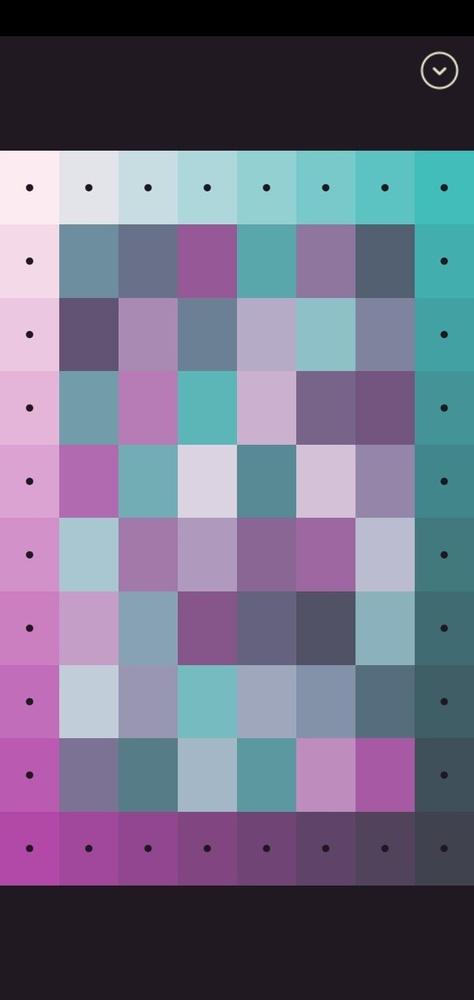
#> input picture images/default-2021-12-07-205120.jpeg, 474 x 1000 px, shrunk from 720 x 1520 before the run
$ python -i image_manipulation.py   (imports and definitions only)
#> lines starting #> are read from the running program, lines starting #| are printed output that depends on the picture; after the words box and inside, x2 and y2 are one past the last pixel; in counts of white or black regions, pixels touching at a corner belong together
### src/fourier_analysis.py
import numpy as np
import typing


def get_major_frequencies_from_matrix(m: np.ndarray) -> typing.Tuple[float]:
    # We do this by taking the one-pixel-shifted-differences as a simple edge-detector
    # and then analyse the main frequencies in row and columns.
    # The first value returned is the main frequency along the first dimension, so along
    # the rows, going from top to bottom. The second frequency vice versa.
    # More precisely: For M in (m x n), we return f_m, f_n such.
    # Previous version was taking the mean for the respective axis, but that produced
    # twice the critical frequency, as you had the small dots in there as well and the
    # factor of 0.5 was dependent on there being dots in every row and in every column.
    # return (
    #     0.5 * _get_major_frequency_from_array(m.mean(axis=1)),
    #     0.5 * _get_major_frequency_from_array(m.mean(axis=0)),
    # )
    # Working version emphasises the differences by squaring the input:
    return (
        _get_major_frequency_from_array(m[:, 5] ** 2),
        _get_major_frequency_from_array(m[5, :] ** 2),
    )

def _get_major_frequency_from_array(arr: np.ndarray, ignore_constant=True) -> float:
    # Do the FFT, standard control theory notation:
    A = np.fft.fft(arr)
    frequencies = np.fft.fftfreq(len(A), d=1/len(arr))
    amplitudes = np.abs(A)
    N = len(A) // 2

    # Resize the arrays to only contain the positive frequencies:
    amplitudes = amplitudes[:N]
    frequencies = frequencies[:N]

    # In some cases we want to get the first harmonic and ignore the constant offset.
    if ignore_constant:
        amplitudes[0] = 0

    # Return the frequency for the maximal amplitude:
    return frequencies[np.argmax(amplitudes)]

### src/image_manipulation.py
import logging
import numpy as np
from typing import List, Tuple
from PIL import Image as PILImage
from PIL import ImageFilter as PILImageFilter

from .fourier_analysis import get_major_frequencies_from_matrix

# Set up logging:
console_handler = logging.StreamHandler()
# [1 line not run here, left out]
logger = logging.getLogger('image_manipulation')
# [2 lines not run here, left out]
logger.propagate = False


class Image(object):
    # VERY ingenuous class name for a class to handle all things related to an image,
    # like loading, cutting it to size and extracting the amount of tiles, fixed and moveable.

    def __init__(self, file_name) -> None:
        self.file_name = file_name
        self.image = self.cut_to_size(
            self.load_image(file_name)
        )

        self.tiling = self.count_tiling(self.image)
        self.fixed_tiles = self.get_fixed_tile_positions()
        self.tile_colours = self.get_tile_colours()

        super().__init__()

    @staticmethod
    def load_image(file_name: str) -> PILImage:
#> called with file_name = '../images/default-2021-12-07-205120.jpeg'
        im = PILImage.open(file_name)
#> im is the input picture: PIL image 474x1000 RGB; mean R, G, B 110.1, 108.7, 131.2
        logger.info(f'Filename {file_name} loaded.\n      Format: {im.size}, {im.format}, {im.mode}')
        return im

    @staticmethod
    def cut_to_size(image: PILImage) -> PILImage:
        # Takes a matplotlib-image and cuts it to size by removing the dark parts
        # which are top and bottom of the image.
        # Returns a matplotlib-image again, which should only contain the tiles.
        pix = np.asarray(image)

        for pixel in get_background_pixels(pix):
            single_colour_rows = is_single_colour(
                pix,
                target_colour=pixel,
                majority_vote_threshold=0.95,
            )
            pix = pix[~single_colour_rows, :, :]

            logger.debug(f'Cut image to size: {pix.shape}, removed all lines with colour {pixel}.')
#> this loop made 2 passes
#> (pixel, aggregation_axis in is_single_colour) on passes 1 to 2: ([0, 0, 0], 1), ([32, 25, 33], 1)
#> pass 1, in is_single_colour, `delta_colour = np.abs(matrix.astype(int) - target_colour).mean(axis=2)`:
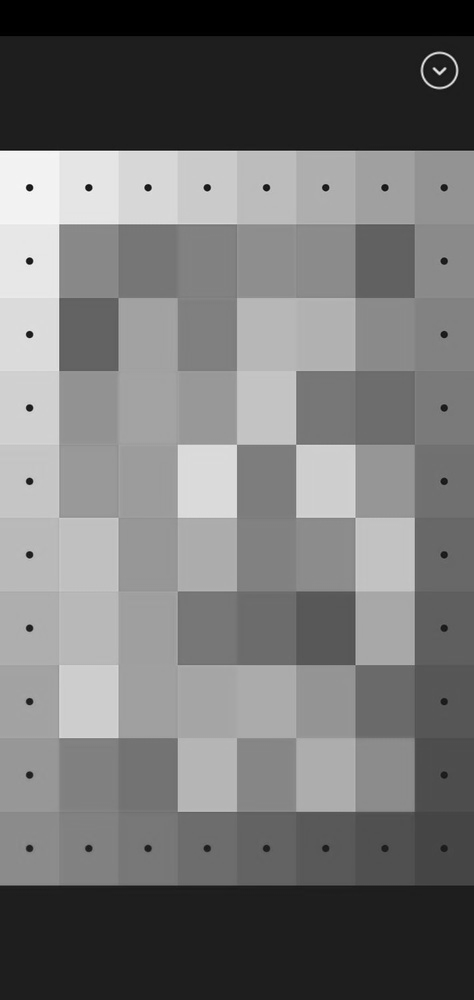
#> delta_colour: shape (1000, 474) float64; min 0, max 253.7, mean 116.7
#> pass 1, in is_single_colour, `matches = delta_colour <= colour_distance_threshold`:
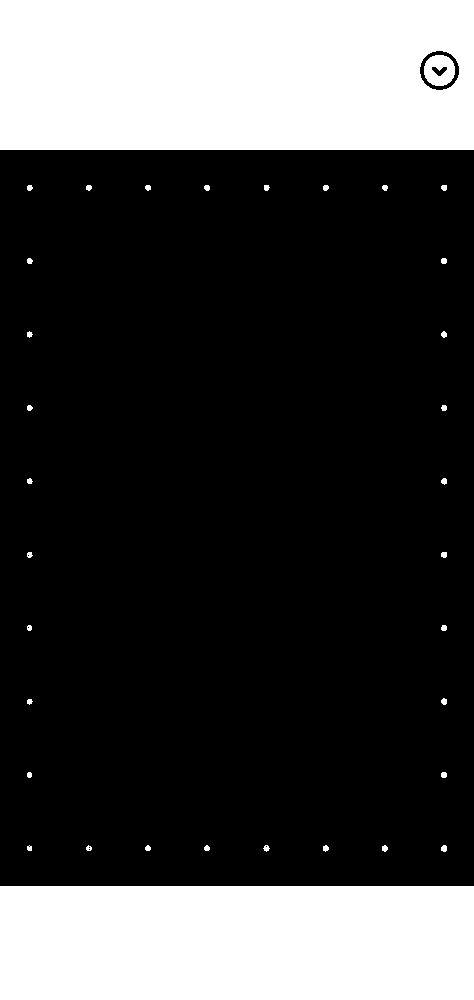
#> matches: shape (1000, 474) bool; 26.5% white; 35 white regions, largest, box (x1, y1, x2, y2) and area: (0, 0, 474, 150) 69908, (0, 886, 474, 1000) 54036, (424, 55, 455, 86) 704
#> pass 1, in cut_to_size, `pix = pix[~single_colour_rows, :, :]`:
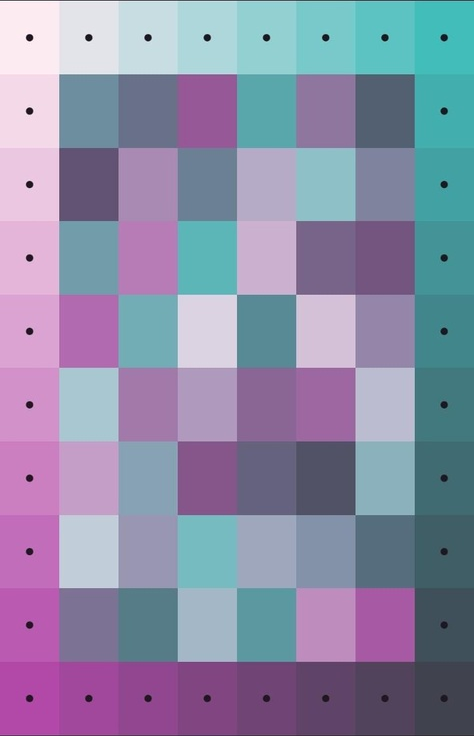
#> pix: shape (736, 474, 3); mean R, G, B 139.6, 139.8, 167.9
#> pass 2, in is_single_colour (call 2), `delta_colour = np.abs(matrix.astype(int) - target_colour).mean(axis=2)`:
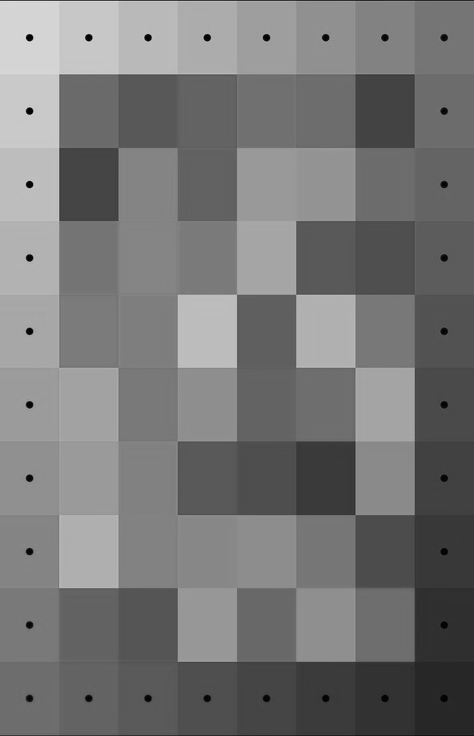
#> delta_colour: shape (736, 474) float64; min 1, max 223.7, mean 119.1

        return PILImage.fromarray(pix)

    @staticmethod
    def count_tiling(image: PILImage) -> List[int]:
        # Takes an image and by counting the different colours per row and column
        # determines the amount of different tiles we have.
        # We have to do this with a Fourier-analysis of the rows/columns, as the screenshots
        # come in as lossily compressed images with lots of noise.
        # As we want to look at colour changes, we take the man colour values as indicator for that.
        filtered_matrix = np.asarray(
            image.filter(PILImageFilter.FIND_EDGES)
        ).mean(axis=2)
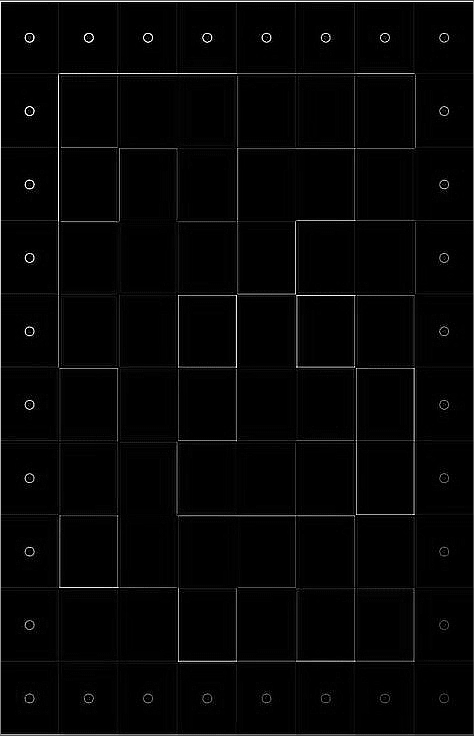
#> filtered_matrix: shape (736, 474) float64; min 0, max 255, mean 5.4

        # Get the main frequencies and round them, to get the tiling count:
        tiling = [int(round(f)) for f in get_major_frequencies_from_matrix(filtered_matrix)]
#> in _get_major_frequency_from_array, `frequencies = np.fft.fftfreq(len(A), d=1/len(arr))`: frequencies = 736 values, max 367 at index 367, min -368 at index 368, mean -0.5
#> in _get_major_frequency_from_array, `amplitudes = np.abs(A)`: amplitudes = 736 values, max 131189.6 at index 0, min 23742.2 at index 361, mean 70098.9
#> in _get_major_frequency_from_array, `N = len(A) // 2`: N = 368
#> in _get_major_frequency_from_array, `amplitudes = amplitudes[:N]`: amplitudes = 368 values, max 131189.6 at index 0, min 23742.2 at index 361, mean 70237.1
#> in _get_major_frequency_from_array, `frequencies = frequencies[:N]`: frequencies = 368 values from 0 to 367
#> tiling = [10, 8]
#> in __init__, `self.tiling = self.count_tiling(self.image)`: self.tiling = [8, 10]

        logger.info(f'Detected tiling: {tiling[-1::-1]}.')

        # However, the axis-order is flipped between PIL and numpy, so we flip it around:
        return [tiling[1], tiling[0]]

    def get_tile(self, tile_x: int, tile_y: int) -> PILImage:
        # Returns an image of the tile at position (x_pos, y_pos).
        # We are using the axis-ordering from PIL.
        # First calculate the corner points of the respective rectangle:
#> called with tile_x = 0, tile_y = 0
        column_width = self.image.size[0] / self.tiling[0]
#> column_width = 59.25
        row_width = self.image.size[1] / self.tiling[1]
#> row_width = 73.6
        left = tile_x * column_width
#> left = 0
        upper = tile_y * row_width
#> upper = 0
        right = (tile_x + 1) * column_width
#> right = 59.25
        lower = (tile_y + 1) * row_width
#> lower = 73.6
        return self.image.crop((left, upper, right, lower))

    def get_fixed_tile_positions(self) -> List[Tuple[int, int]]:
        # From the image and based on the tiling-information, determine which of the tiles are
        # fixed and which are movable. The fixed ones have a dark spot in the middle.
        # The dark dots have pixel colour values in the 30's and it can be assumed that there is
        # a certain colour-distance to the rest of the somewhat uniformly coloured tile.
        fixed_tiles = [
            (i, j)
            for j in range(self.tiling[1])
            for i in range(self.tiling[0])
            if self.tile_has_dot(
                self.get_tile(i, j)
            )
        ]

        logger.info(f'Detected {len(fixed_tiles)} dotted tiles.')

        return fixed_tiles

    @staticmethod
    def tile_has_dot(tile: PILImage) -> bool:
        # We do spot checks in five positions, one of which is the center-point.
        # We require all to be reasonably close to each other.
        pic = np.asarray(tile).astype(int)

        offsets = [s // 10 for s in pic.shape[:2]]
#> offsets = [7, 5]

        # Build the array to check for single-colouredness by choosing four points
        # slightly inset from the four corners and the center-point.
        # Note: We could also take the complete row or column and use that, but we
        # can not be completely sure how many pixels in there would be dark in the
        # dot-case, so choosing the majority-vote-threshold would be a bit brittle.
        # The dot-size might depend on the screen resolution. However, choosing the
        # five points as we do here is rather robust and gives the correct results.
        pixels = np.asarray([
            pic[offsets[0], offsets[1], :],
            pic[offsets[0], pic.shape[1] - offsets[1], :],
            pic[pic.shape[0] - offsets[0], offsets[1], :],
            pic[pic.shape[0] - offsets[0], pic.shape[1] - offsets[1], :],
            pic[pic.shape[0] // 2, pic.shape[1] // 2, :],
        ], dtype=int).reshape((-1, 1, 3))
#> pixels = [[253, 234, 240], [254, 235, 241], [252, 235, 241], [251, 236, 241], [26, 16, 25]]

        # Check whether all five entries of the generated array are of a single colour.
        # If not, then we have a tile.
        return not is_single_colour(
            pixels, axis=1, target_colour=pixels[0, 0, :], colour_distance_threshold=20.0, majority_vote_threshold=0.90
        )
#> in get_tile (call 20), `left = tile_x * column_width`: left = 177.8
#> in get_tile (call 20), `right = (tile_x + 1) * column_width`: right = 237
#> in get_tile (call 20), `return self.image.crop((left, upper, right, lower))`:
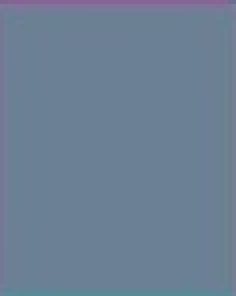
#> returned value: PIL image 59x74 RGB (shown 4 times larger); mean R, G, B 107.9, 127.2, 148.8
#> in get_tile (call 21), `right = (tile_x + 1) * column_width`: right = 296.2
#> in get_tile (call 21), `return self.image.crop((left, upper, right, lower))`:
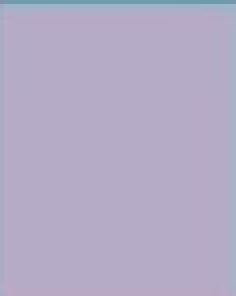
#> returned value: PIL image 59x74 RGB (shown 4 times larger); mean R, G, B 179.3, 171, 197.7
#> in get_fixed_tile_positions, `fixed_tiles = [ (i, j) for j in range(self.tiling[1]) for i in range(s..`: fixed_tiles = 32 pairs, first value 0 to 7, second value 0 to 9

    def get_tile_colours(self) -> np.ndarray:
        # For each of the identified tiles above, we determine the major colour and store
        # it in a matrix as a look-up. We will use the PIL-axis-notation for consistency,
        # not the flipped notation that a transformation to numpy normally would give.
        majority_colours = np.zeros((self.tiling[0], self.tiling[1], 3), dtype=int)

        for col in range(self.tiling[0]):
            for row in range(self.tiling[1]):
                majority_colours[col, row, :] = get_majority_colour(
                    self.get_tile(col, row)
                )
#> this loop made 8 passes

        return majority_colours

# ======================== Some helper methods ===================================================

def get_background_pixels(image_array: np.ndarray) -> Tuple[np.ndarray]:
    # Identifies the background pixels of an image by assuming that the first and the last
    # pixel are background.
    # The first pixel in a phone screenshot is the background of the head-bar, which is totally black.
    # The last pixel in a phone screenshot it the background of the app itself, which is usually not totally black.
    return image_array[0, 0, :], image_array[-1, -1, :]

def is_single_colour(
    matrix: np.ndarray,
    axis: int = 0,
    target_colour: np.ndarray = np.asarray([0, 0, 0]),
    colour_distance_threshold: float = 40.0,
    majority_vote_threshold: float = 1.00,
) -> np.ndarray:
    """
    This function determines whether a given row (axis = 0) or column (axis = 1)
    is made up mostly of a given colour.

    :param matrix: Image matrix of shape (m, n, 3).
    :param axis: Axis along which to analyse. Chose axis = 0 = row or axis = 1 = column.
    :param target_colour: Colour-value to compare against.
    :param colour_distance_threshold: How far away in terms of mean channel difference to the target
        colour do we allow each pixel to be and still count it as "same"? Can go from 0 (exact match)
        to 255 (every colour is counted as a match)
    :param majority_vote_threshold: Sets the threshold of which share of colours has to be close to the
        target colour such that the aggregated dimension is considered as "single-colour".

    Example:
    1) If you chose axis = 0 and majority_vote = 1.00, you search along each row, meaning that your output will
    be an array of the shape of (m,), indicating in which row all colours are matching the target colour.
    2) If you chose axis = 1 and majority_vote = 0.50, you search along each column, meaning that your output will
    be an array of the shape of (n,), indicating in which column at least 50% of the pixels match the target colour.
    """
    # Calculate the colour-distance for each pixel:
    delta_colour = np.abs(matrix.astype(int) - target_colour).mean(axis=2)

    # We are only interested in matches which are sufficiently close to the target colour,
    # indicated by colour_distance_threshold.
    matches = delta_colour <= colour_distance_threshold

    # We now need aggregate along the axis of which we want to get the majority-vote on:
    aggregation_axis = 1 if axis == 0 else 0
    return matches.mean(axis=aggregation_axis) >= majority_vote_threshold

def get_majority_colour(image: PILImage) -> np.ndarray:
    """
    Returns the most prevalent colour, without regard for closeness.
    """
    # Count all unique colour-channel instances after transformin the image into a
    # matrix and that matrix into a list:
    pixel_list = np.asarray(image).reshape((-1, 3))
    vals, counts = np.unique(pixel_list, axis=0, return_counts=True)
    majority_colour = vals[np.argmax(counts)]

    logger.debug(f'Identified majority colour {majority_colour} with a count of {counts.max()} / {len(pixel_list)} = {100 * counts.max() / len(pixel_list):.1f} %.')

    return majority_colour

>>> result = Image('../images/default-2021-12-07-205120.jpeg').get_fixed_tile_positions()

$ run again, on images/default-2021-12-09-174841.jpeg
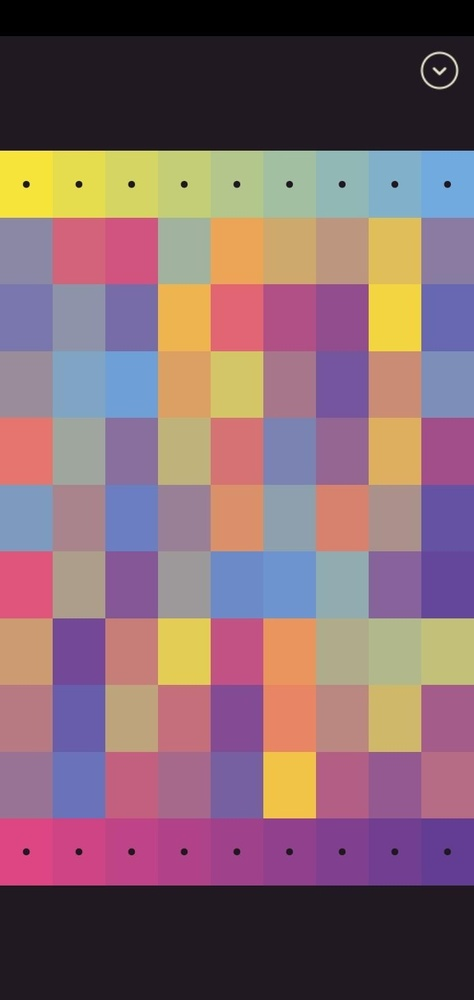
#> input picture images/default-2021-12-09-174841.jpeg, 474 x 1000 px, shrunk from 720 x 1520 before the run
#> in load_image, im is the input picture: PIL image 474x1000 RGB; mean R, G, B 131.9, 102.5, 110.1
#> the loop in cut_to_size, `for pixel in get_background_pixels(pix):` made 2 passes
#> (pixel, aggregation_axis in is_single_colour) on passes 1 to 2: ([0, 0, 0], 1), ([32, 25, 33], 1)
#> pass 1, in is_single_colour, `matches = delta_colour <= colour_distance_threshold`:
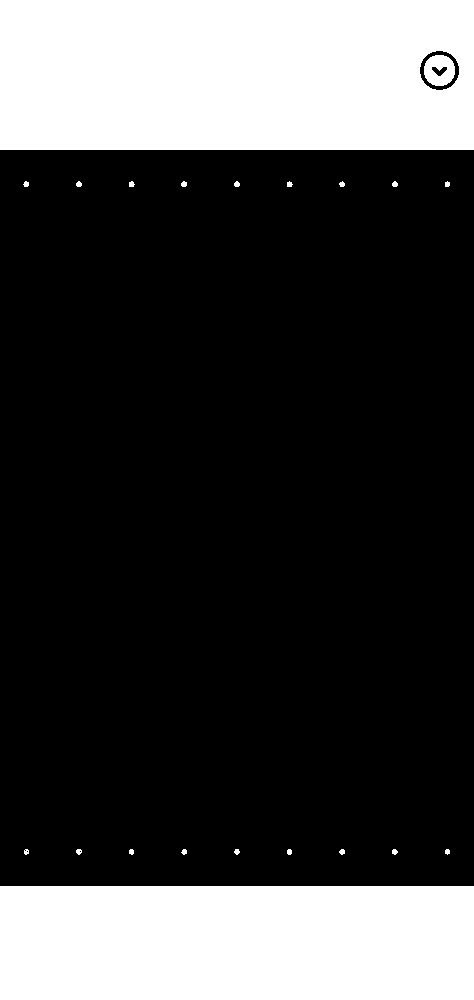
#> matches: shape (1000, 474) bool; 26.4% white; 21 white regions, largest, box (x1, y1, x2, y2) and area: (0, 0, 474, 150) 69908, (0, 886, 474, 1000) 54036, (424, 55, 455, 86) 704
#> in _get_major_frequency_from_array, `frequencies = np.fft.fftfreq(len(A), d=1/len(arr))`: frequencies = 736 values, max 367 at index 367, min -368 at index 368, mean -0.5
#> in _get_major_frequency_from_array, `amplitudes = np.abs(A)`: amplitudes = 736 values, max 141552.8 at index 0, min 19008.4 at index 128, mean 69651.3
#> N = 368
#> in _get_major_frequency_from_array, `amplitudes = amplitudes[:N]`: amplitudes = 368 values, max 141552.8 at index 0, min 19008.4 at index 128, mean 69786.2
#> in _get_major_frequency_from_array, `frequencies = frequencies[:N]`: frequencies = 368 values from 0 to 367
#> tiling = [11, 1]
#> self.tiling = [1, 11]
#> column_width = 474
#> row_width = 66.91
#> left = 0
#> right = 474
#> lower = 66.91
#> pixels = [[249, 226, 58], [113, 169, 226], [245, 229, 56], [114, 169, 223], [25, 25, 27]]
#> pic: shape (66, 474, 3) int64
#> pic: shape (67, 474, 3) int64
#> upper = 669.1
#> lower = 736
#> in get_tile (call 11), `return self.image.crop((left, upper, right, lower))`:
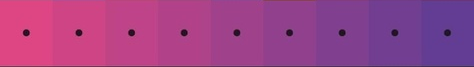
#> returned value: PIL image 474x67 RGB; mean R, G, B 157.5, 64.7, 137.1
#> fixed_tiles = [(0, 0), (0, 1), (0, 2), (0, 3), (0, 4), (0, 5), (0, 6), (0, 7), (0, 8), (0, 9), (0, 10)]
#> self.fixed_tiles has the same summary as fixed_tiles in get_fixed_tile_positions
#> the loop in get_tile_colours, `for col in range(self.tiling[0]):` made 1 pass
#> self.tile_colours = [[246, 228, 58], [139, 136, 165], [122, 119, 174], [125, 142, 185], [162, 78, 138], [101, 82, 163], [100, 71, 155], [195, 192, 121], [164, 92, 138], [152, 115, 149], [222, 70, 131]]
#> result has the same summary as fixed_tiles in get_fixed_tile_positions
